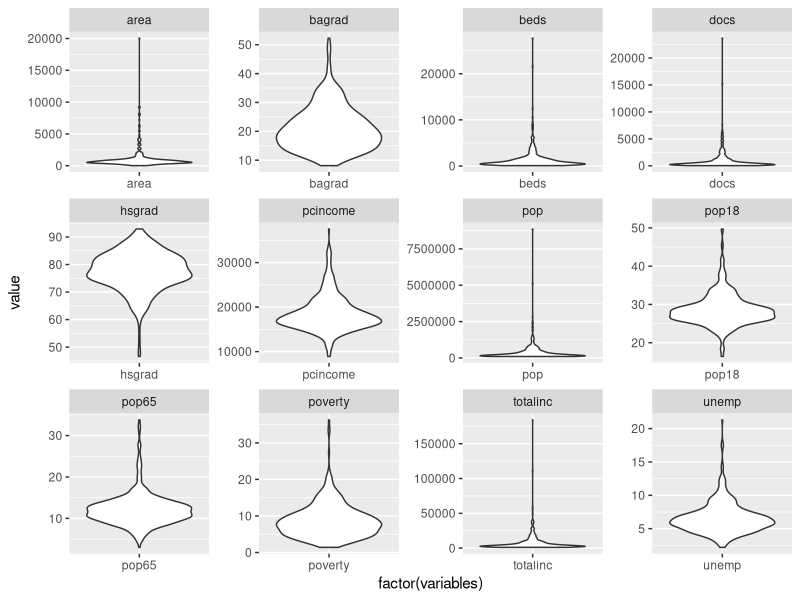
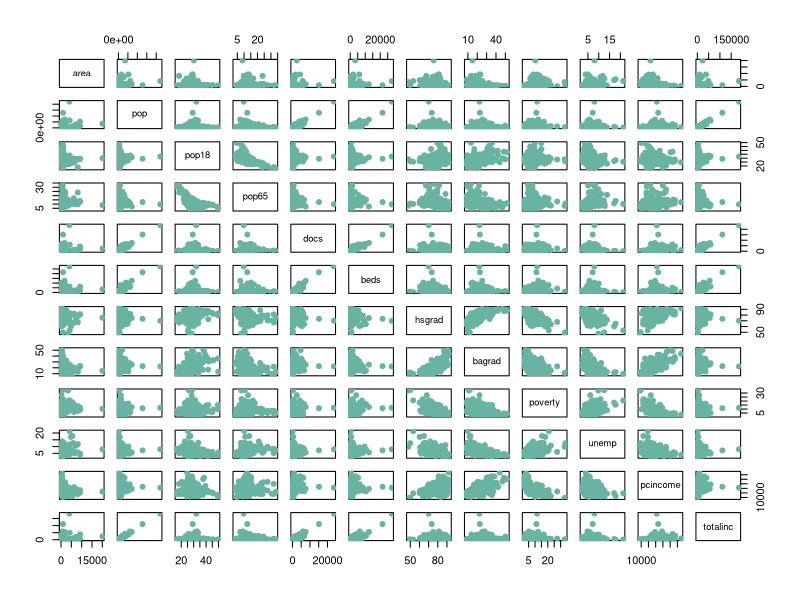
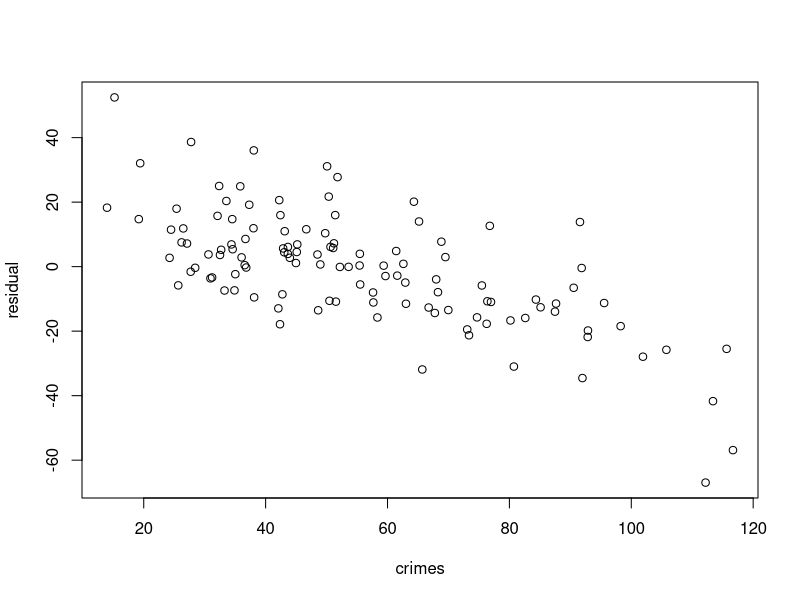
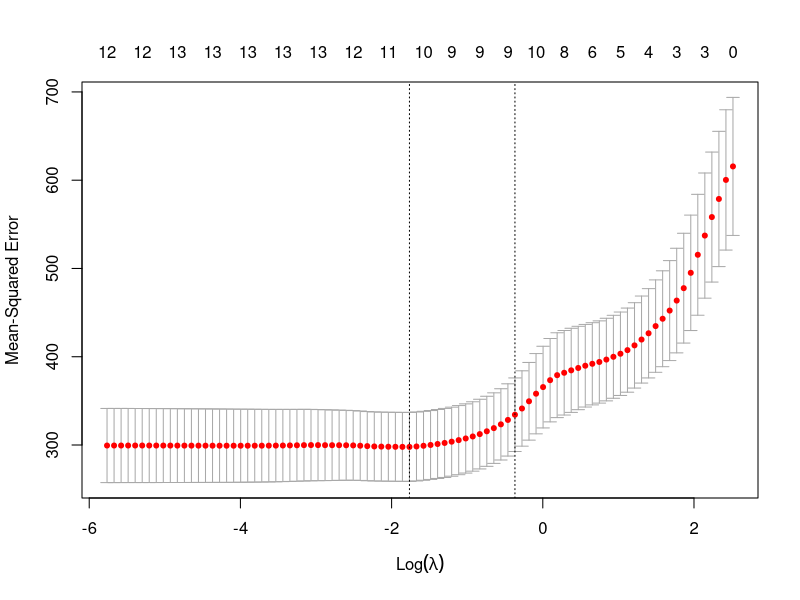
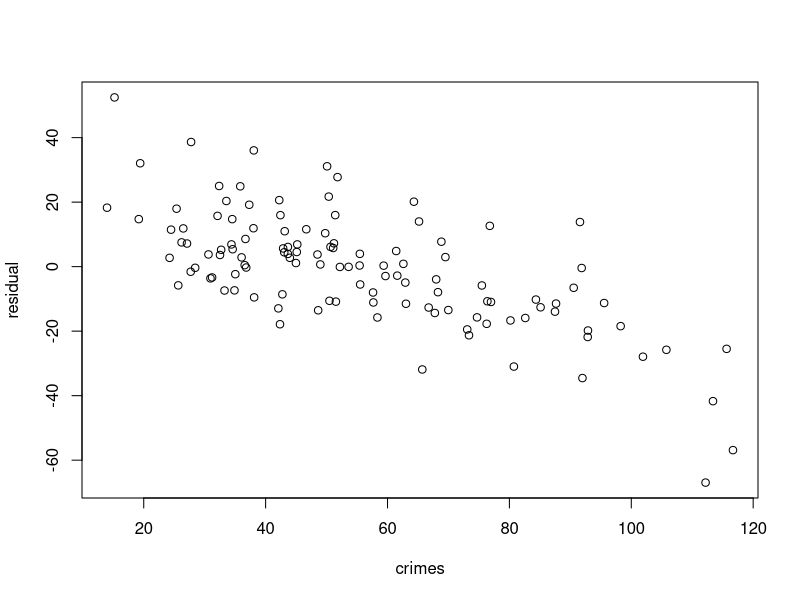
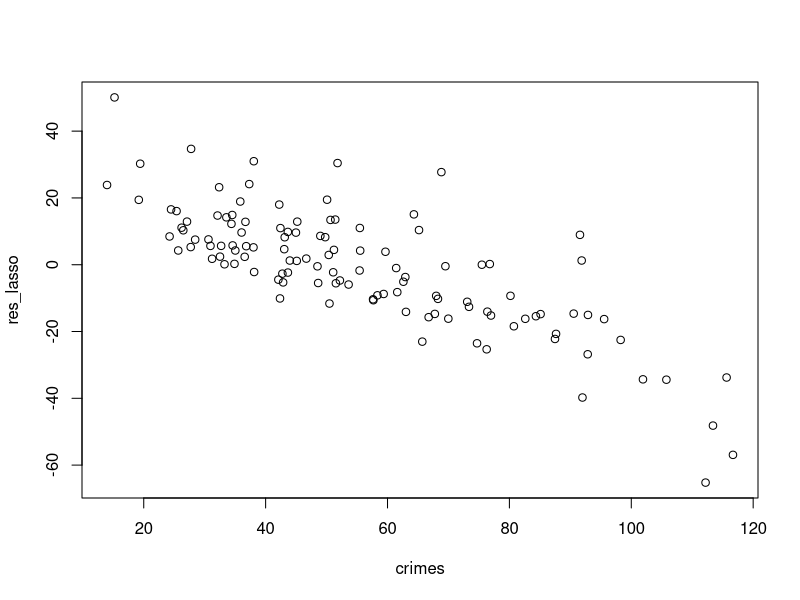

Recreate these plots in R, in order.
## ---- chunk 1
knitr::opts_chunk$set(echo = TRUE)
library(tidyverse)
library(data.table)
library(glmnet)
library(knitr)
## ---- chunk 2
cid_dt = read_csv('cdi.csv')
cid_dt = cid_dt %>% mutate(region = factor(region),
                           crimes = crimes/pop * 1000)
cid_dt %>% select(-c(id,cty,state,crimes,region)) %>%
    pivot_longer(cols = everything(), names_to = "variables", values_to = "value") %>%
    ggplot(aes(factor(variables), value)) +geom_violin() + facet_wrap(~variables, scale="free")
## ---- chunk 3
# x = "area"
# cid_dt = as.data.table(cid_dt)
# for (x in colnames(cid_dt %>% select(-c(id,cty,state,crimes,region)))){
#   print(x)
#   cid_dt = cid_dt[!(cid_dt[[x]] %in% boxplot.stats(cid_dt[[x]])$out)]
# }
# cid_dt = as_tibble(cid_dt)
# cid_dt %>% select(-c(id,cty,state,crimes,region)) %>%
#   pivot_longer(cols = everything(), names_to = "variables", values_to = "value") %>%
#   ggplot(aes(factor(variables), value)) +geom_boxplot() + facet_wrap(~variables, scale="free")
## ---- chunk 4
set.seed(8130)
validation_dt = cid_dt %>% sample_frac(0.1)
tt_dt = cid_dt %>% filter(!(id %in% validation_dt$id))

tt_dt %>% select(-c(id,cty,state,crimes,region)) %>% as.data.frame %>% plot(pch=20 , cex=1.5 , col="#69b3a2")

set.seed(8130)
train_dt = tt_dt %>% sample_frac(0.7)
test_dt = tt_dt %>% filter(!(id %in% train_dt$id))

t_select = train_dt %>% select(-c(id,cty,state,pop,totalinc,docs))
intercept_only <-  lm(crimes ~ 1, data = t_select)

#define model with all predictors
all <- lm(crimes ~ ., data = t_select)

#perform forward stepwise regression
forward <- step(intercept_only, direction='forward', scope=formula(all), trace=0)
forward$anova
forward$coefficients
test_dt$pred_crime = predict(all, test_dt)
test_dt$residual = test_dt$pred_crime -test_dt$crimes
test_dt %>% plot(residual ~ crimes, data =.)
mean(test_dt$residual^2)
car::vif(all)
## ---- chunk 5
y = train_dt %>% select(crimes) %>% data.matrix()
x = train_dt %>% select(-c(crimes,id,cty,state)) %>% data.matrix()
set.seed(1)
cv_model <- cv.glmnet(x, y, alpha = 1)
plot(cv_model)
lambda_se = cv_model$lambda.1se
best_model <- glmnet(x, y, alpha = 1, lambda = lambda_se)
c =  coef(best_model)
print(c)
inds<-which(c!=0)
variables<-row.names(c)[inds][-1]
f = paste("bwt ~ ",paste(variables, collapse = " + "),sep = "")
cat(f)
## ---- chunk 6
new = test_dt %>% select(-c(crimes,id,cty,state,pred_crime,residual)) %>% data.matrix()
test_dt_lasso = test_dt
test_dt_lasso$pred_lasso = predict(best_model, s = lambda_se, newx = new)
test_dt_lasso$res_lasso = test_dt_lasso$pred_lasso -test_dt_lasso$crimes
test_dt_lasso %>% plot(residual ~ crimes, data =.)
mean(test_dt_lasso$residual^2)
test_dt_lasso %>% plot(res_lasso ~ crimes, data =.)
mean(test_dt_lasso$res_lasso^2)

